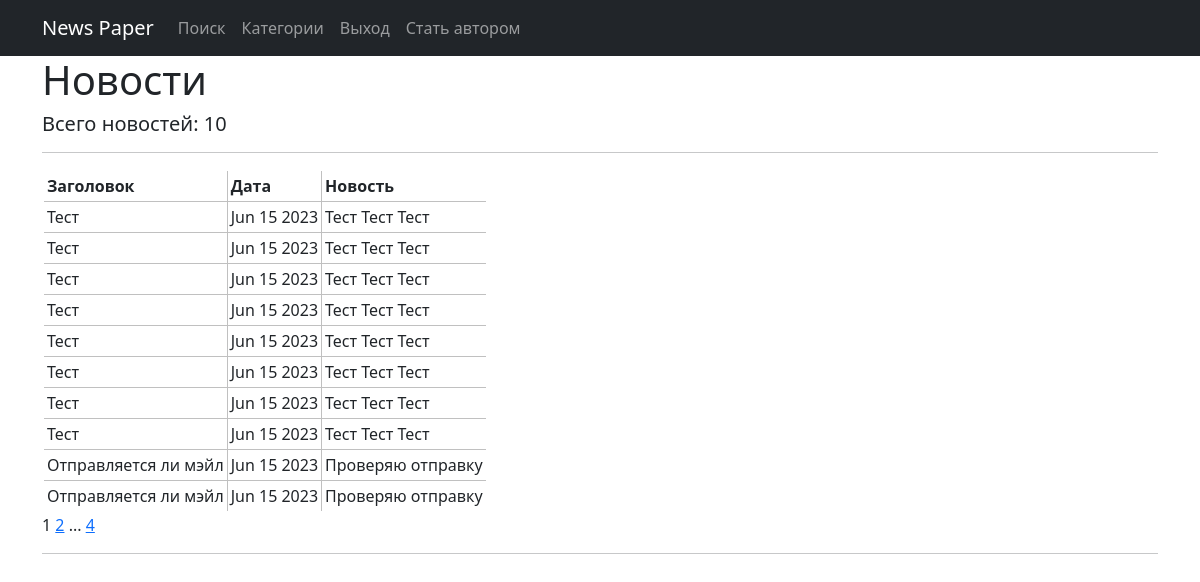
Page /news/ on the committed database.
### news/models.py (models this page shows, shortened)
class Post(models.Model):
    ARTICLE = 'AR'
    NEWS = 'NW'
    POST_TYPE = [(ARTICLE, 'Статья'), (NEWS, 'Новость')]
    autor = models.ForeignKey(Author, on_delete=models.CASCADE)
    post_type = models.CharField(max_length=2, choices=POST_TYPE, default=ARTICLE)
    post_data_time = models.DateTimeField(auto_now_add=True)
    post_categories = models.ManyToManyField(Category, through="PostCategory")
    post_title = models.TextField()
    post_text = models.TextField()
    rating = models.IntegerField(default=0)

### news/views.py (the view, shortened to what this page needs)
# urls.py: path('', PostList.as_view(), name='post_list'),
class PostList(ListView):
    model = Post
    template_name = 'posts.html'
    context_object_name = 'posts'
    ordering = '-post_data_time'
    paginate_by = 10
    def get_context_data(self, **kwargs):
        context = super().get_context_data(**kwargs)
        context['is_not_author'] = not self.request.user.groups.filter(name='authors').exists()
        return context

### news/templatetags/custom_filters.py (called while the page is built)
@register.filter(name='censor')
def censor(value):
    text = x
    cens_text = str(value)
    for word in text.split():
        if word in cens_text:
            cens_text = cens_text.replace(str(word), len(str(word)) * '*')
    return cens_text

### templates/posts.html (shortened to what this page needs)
{% extends 'flatpages/default.html' %}
{% load custom_filters %}
{% block content %}
   <h1>Новости</h1>
   <h5>Всего новостей: {{ posts|length }}</h5>
   <hr>
   {% if posts %}
       <table>
           <tr>
               <td><b>Заголовок</b></td>
               <td><b>Дата</b></td>
               <td><b>Новость</b></td>
           </tr>
           {% for post in posts %}
           <tr>
               <td><a class="nav-link" href=/news/{{post.id}}>{{ post.post_title|truncatewords:4|censor }}</a></td>
               <td>{{ post.post_data_time|date:'M d Y' }}</td>
               <td>{{ post.post_text|truncatewords:20|censor }}</td>
           </tr>
           {% endfor %}
       </table>
   {% else %}
       <h2>Новостей нет!</h2>
   {% endif %}
   {{ page_obj.number }}
   {% if page_obj.has_next %}
       <a href="?page={{ page_obj.next_page_number }}">{{ page_obj.next_page_number }}</a>
       {% if paginator.num_pages != page_obj.next_page_number %}
           ...
           <a href="?page={{ page_obj.paginator.num_pages }}">{{ page_obj.paginator.num_pages }}</a>
       {% endif %}
   {% endif %}
<hr>
{% endblock content %}

### templates/flatpages/default.html (style rules this page uses)
BODY { background: white; }
TABLE { border-collapse: collapse; border: 2px solid white; }
TD, TH { padding: 3px; border: 1px solid silver ; text-align: left; }

### rows in the picture
Post: post_title|censor "Тест", post_data_time "Jun 15 2023", post_text|censor "Тест Тест Тест"
Post: post_title|censor "Тест", post_data_time "Jun 15 2023", post_text|censor "Тест Тест Тест"
Post: post_title|censor "Тест", post_data_time "Jun 15 2023", post_text|censor "Тест Тест Тест"
Post: post_title|censor "Тест", post_data_time "Jun 15 2023", post_text|censor "Тест Тест Тест"
Post: post_title|censor "Тест", post_data_time "Jun 15 2023", post_text|censor "Тест Тест Тест"
Post: post_title|censor "Тест", post_data_time "Jun 15 2023", post_text|censor "Тест Тест Тест"
Post: post_title|censor "Тест", post_data_time "Jun 15 2023", post_text|censor "Тест Тест Тест"
Post: post_title|censor "Тест", post_data_time "Jun 15 2023", post_text|censor "Тест Тест Тест"
Post: post_title|censor "Отправляется ли мэйл", post_data_time "Jun 15 2023", post_text|censor "Проверяю отправку"
Post: post_title|censor "Отправляется ли мэйл", post_data_time "Jun 15 2023", post_text|censor "Проверяю отправку"

### other values in the picture
{{ posts|length }} "10"
{{ page_obj.number }} "1"
{{ page_obj.next_page_number }} "2"
{{ page_obj.paginator.num_pages }} "4"
